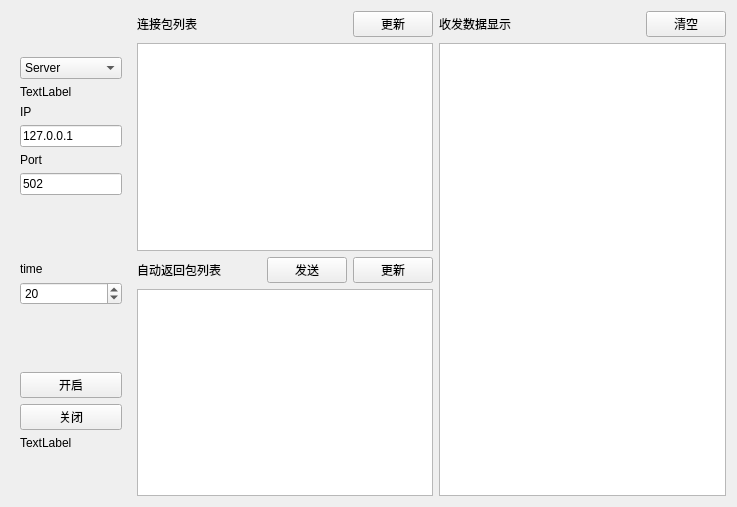
<?xml version="1.0" encoding="UTF-8"?>
<ui version="4.0">
 <class>TcpTestWidget</class>
 <widget class="QWidget" name="TcpTestWidget">
  <property name="geometry">
   <rect>
    <x>0</x>
    <y>0</y>
    <width>737</width>
    <height>507</height>
   </rect>
  </property>
  <property name="windowTitle">
   <string>Form</string>
  </property>
  <layout class="QGridLayout" name="gridLayout_2">
   <item row="0" column="0">
    <widget class="QWidget" name="widget" native="true">
     <property name="maximumSize">
      <size>
       <width>120</width>
       <height>16777215</height>
      </size>
     </property>
     <layout class="QGridLayout" name="gridLayout">
      <item row="7" column="0">
       <layout class="QVBoxLayout" name="verticalLayout_3">
        <item>
         <widget class="QPushButton" name="pushButton">
          <property name="text">
           <string>开启</string>
          </property>
         </widget>
        </item>
        <item>
         <widget class="QPushButton" name="pushButton_2">
          <property name="text">
           <string>关闭</string>
          </property>
         </widget>
        </item>
       </layout>
      </item>
      <item row="5" column="0">
       <layout class="QVBoxLayout" name="verticalLayout_2">
        <item>
         <widget class="QLabel" name="label_3">
          <property name="text">
           <string>time</string>
          </property>
         </widget>
        </item>
        <item>
         <widget class="QSpinBox" name="spinBox">
          <property name="maximum">
           <number>1000</number>
          </property>
          <property name="value">
           <number>20</number>
          </property>
         </widget>
        </item>
       </layout>
      </item>
      <item row="8" column="0">
       <widget class="QLabel" name="label_4">
        <property name="text">
         <string>TextLabel</string>
        </property>
       </widget>
      </item>
      <item row="3" column="0">
       <layout class="QVBoxLayout" name="verticalLayout">
        <item>
         <widget class="QLabel" name="label_5">
          <property name="text">
           <string>IP</string>
          </property>
         </widget>
        </item>
        <item>
         <widget class="QLineEdit" name="lineEdit">
          <property name="text">
           <string>127.0.0.1</string>
          </property>
         </widget>
        </item>
        <item>
         <widget class="QLabel" name="label_2">
          <property name="text">
           <string>Port</string>
          </property>
         </widget>
        </item>
        <item>
         <widget class="QLineEdit" name="lineEdit_2">
          <property name="text">
           <string>502</string>
          </property>
         </widget>
        </item>
       </layout>
      </item>
      <item row="4" column="0">
       <spacer name="verticalSpacer">
        <property name="orientation">
         <enum>Qt::Vertical</enum>
        </property>
        <property name="sizeHint" stdset="0">
         <size>
          <width>20</width>
          <height>64</height>
         </size>
        </property>
       </spacer>
      </item>
      <item row="0" column="0">
       <spacer name="verticalSpacer_4">
        <property name="orientation">
         <enum>Qt::Vertical</enum>
        </property>
        <property name="sizeHint" stdset="0">
         <size>
          <width>20</width>
          <height>40</height>
         </size>
        </property>
       </spacer>
      </item>
      <item row="6" column="0">
       <spacer name="verticalSpacer_3">
        <property name="orientation">
         <enum>Qt::Vertical</enum>
        </property>
        <property name="sizeHint" stdset="0">
         <size>
          <width>20</width>
          <height>63</height>
         </size>
        </property>
       </spacer>
      </item>
      <item row="2" column="0">
       <widget class="QLabel" name="label">
        <property name="text">
         <string>TextLabel</string>
        </property>
       </widget>
      </item>
      <item row="9" column="0">
       <spacer name="verticalSpacer_2">
        <property name="orientation">
         <enum>Qt::Vertical</enum>
        </property>
        <property name="sizeHint" stdset="0">
         <size>
          <width>20</width>
          <height>40</height>
         </size>
        </property>
       </spacer>
      </item>
      <item row="1" column="0">
       <widget class="QComboBox" name="comboBox">
        <item>
         <property name="text">
          <string>Server</string>
         </property>
        </item>
        <item>
         <property name="text">
          <string>Client</string>
         </property>
        </item>
       </widget>
      </item>
     </layout>
    </widget>
   </item>
   <item row="0" column="1">
    <layout class="QVBoxLayout" name="verticalLayout_7">
     <item>
      <layout class="QHBoxLayout" name="horizontalLayout_5">
       <item>
        <widget class="QLabel" name="label_11">
         <property name="text">
          <string>连接包列表</string>
         </property>
        </widget>
       </item>
       <item>
        <spacer name="horizontalSpacer_5">
         <property name="orientation">
          <enum>Qt::Horizontal</enum>
         </property>
         <property name="sizeHint" stdset="0">
          <size>
           <width>40</width>
           <height>20</height>
          </size>
         </property>
        </spacer>
       </item>
       <item>
        <widget class="QPushButton" name="pushButton_7">
         <property name="text">
          <string>更新</string>
         </property>
        </widget>
       </item>
      </layout>
     </item>
     <item>
      <widget class="QTextEdit" name="textEdit_5">
       <property name="html">
        <string>&lt;!DOCTYPE HTML PUBLIC &quot;-//W3C//DTD HTML 4.0//EN&quot; &quot;http://www.w3.org/TR/REC-html40/strict.dtd&quot;&gt;
&lt;html&gt;&lt;head&gt;&lt;meta name=&quot;qrichtext&quot; content=&quot;1&quot; /&gt;&lt;style type=&quot;text/css&quot;&gt;
p, li { white-space: pre-wrap; }
&lt;/style&gt;&lt;/head&gt;&lt;body style=&quot; font-family:'SimSun'; font-size:9pt; font-weight:400; font-style:normal;&quot;&gt;
&lt;p style=&quot;-qt-paragraph-type:empty; margin-top:0px; margin-bottom:0px; margin-left:0px; margin-right:0px; -qt-block-indent:0; text-indent:0px;&quot;&gt;&lt;br /&gt;&lt;/p&gt;&lt;/body&gt;&lt;/html&gt;</string>
       </property>
      </widget>
     </item>
     <item>
      <layout class="QHBoxLayout" name="horizontalLayout_6">
       <item>
        <widget class="QLabel" name="label_12">
         <property name="text">
          <string>自动返回包列表</string>
         </property>
        </widget>
       </item>
       <item>
        <spacer name="horizontalSpacer_6">
         <property name="orientation">
          <enum>Qt::Horizontal</enum>
         </property>
         <property name="sizeHint" stdset="0">
          <size>
           <width>40</width>
           <height>20</height>
          </size>
         </property>
        </spacer>
       </item>
       <item>
        <widget class="QPushButton" name="pushButton_3">
         <property name="text">
          <string>发送</string>
         </property>
        </widget>
       </item>
       <item>
        <widget class="QPushButton" name="pushButton_8">
         <property name="text">
          <string>更新</string>
         </property>
        </widget>
       </item>
      </layout>
     </item>
     <item>
      <widget class="QTextEdit" name="textEdit_6">
       <property name="html">
        <string>&lt;!DOCTYPE HTML PUBLIC &quot;-//W3C//DTD HTML 4.0//EN&quot; &quot;http://www.w3.org/TR/REC-html40/strict.dtd&quot;&gt;
&lt;html&gt;&lt;head&gt;&lt;meta name=&quot;qrichtext&quot; content=&quot;1&quot; /&gt;&lt;style type=&quot;text/css&quot;&gt;
p, li { white-space: pre-wrap; }
&lt;/style&gt;&lt;/head&gt;&lt;body style=&quot; font-family:'SimSun'; font-size:9pt; font-weight:400; font-style:normal;&quot;&gt;
&lt;p style=&quot;-qt-paragraph-type:empty; margin-top:0px; margin-bottom:0px; margin-left:0px; margin-right:0px; -qt-block-indent:0; text-indent:0px;&quot;&gt;&lt;br /&gt;&lt;/p&gt;&lt;/body&gt;&lt;/html&gt;</string>
       </property>
      </widget>
     </item>
    </layout>
   </item>
   <item row="0" column="2">
    <layout class="QVBoxLayout" name="verticalLayout_6">
     <item>
      <layout class="QHBoxLayout" name="horizontalLayout_4">
       <item>
        <widget class="QLabel" name="label_10">
         <property name="text">
          <string>收发数据显示</string>
         </property>
        </widget>
       </item>
       <item>
        <spacer name="horizontalSpacer_4">
         <property name="orientation">
          <enum>Qt::Horizontal</enum>
         </property>
         <property name="sizeHint" stdset="0">
          <size>
           <width>40</width>
           <height>20</height>
          </size>
         </property>
        </spacer>
       </item>
       <item>
        <widget class="QPushButton" name="pushButton_6">
         <property name="text">
          <string>清空</string>
         </property>
        </widget>
       </item>
      </layout>
     </item>
     <item>
      <widget class="QTextEdit" name="textEdit_4"/>
     </item>
    </layout>
   </item>
  </layout>
 </widget>
 <resources/>
 <connections/>
</ui>
